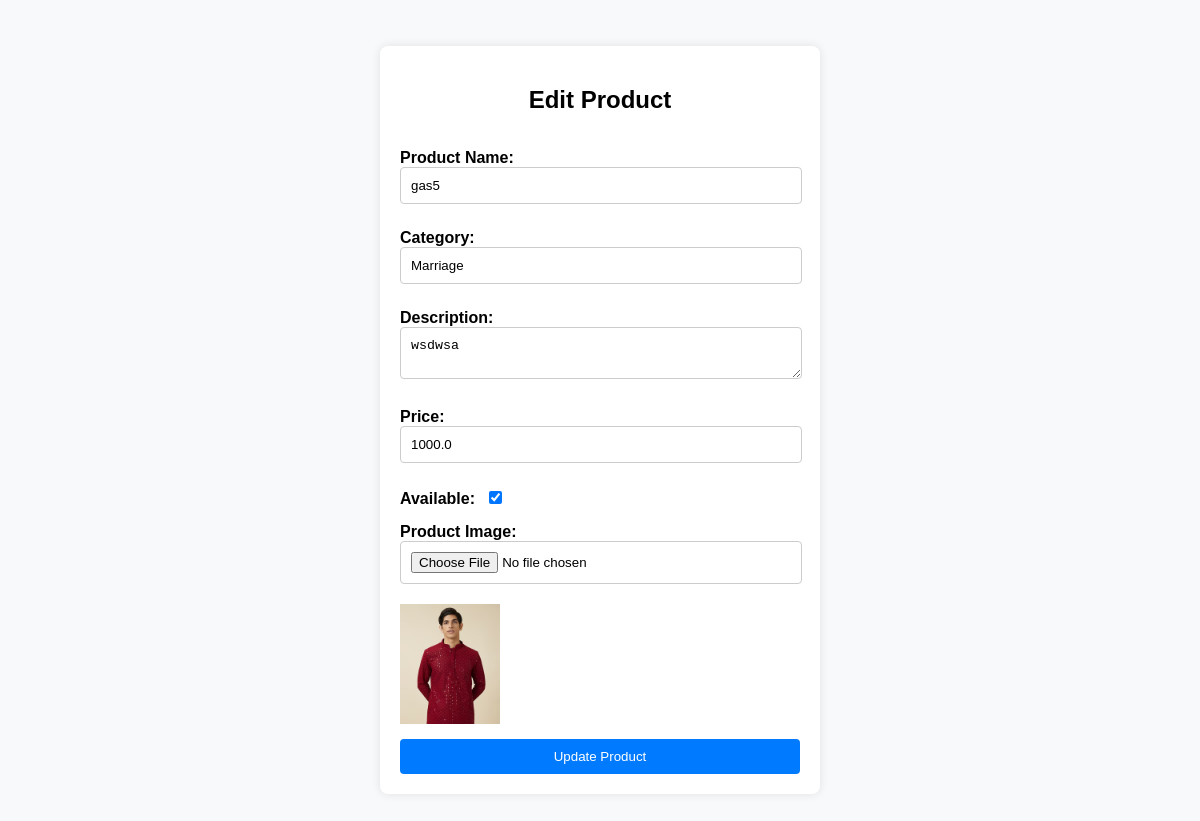
Before: /admin/edit_product/1 (signed in) with the older database file.
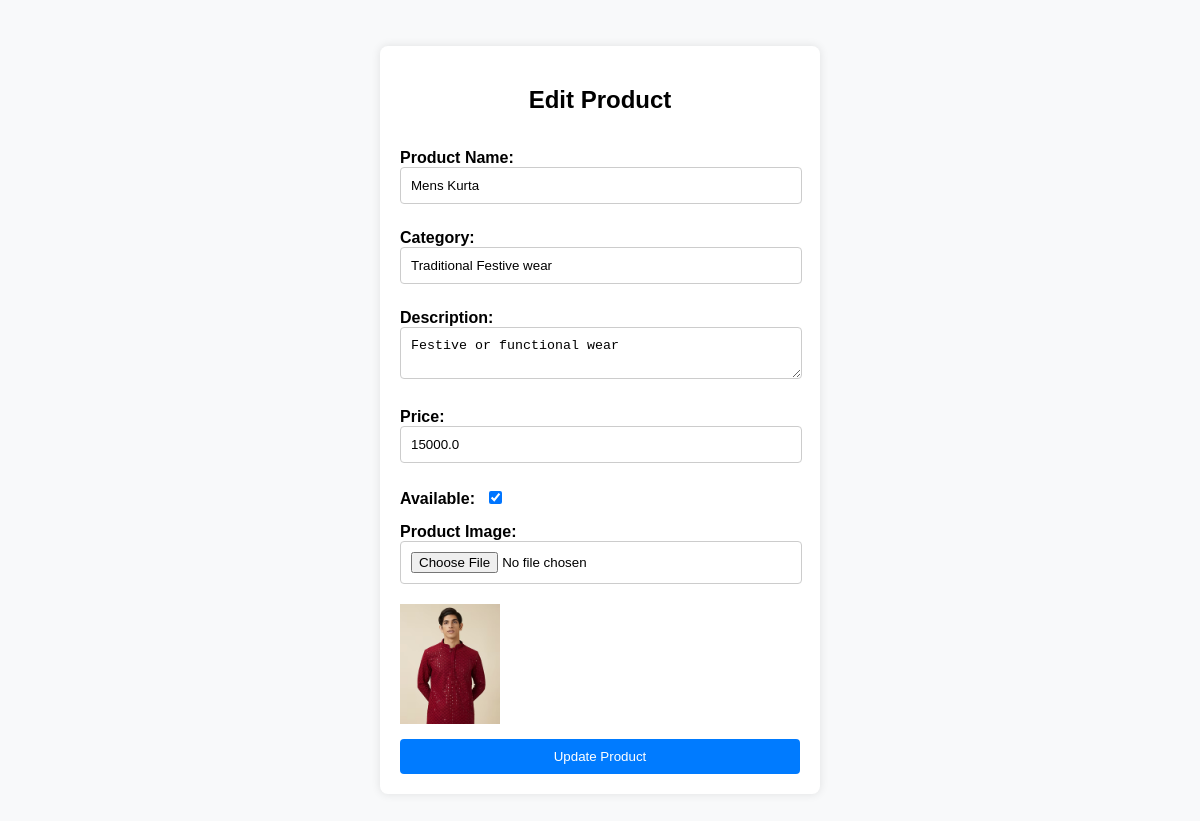
After: the same page with the newer database file.
### app.py (models this page shows)
class Product(db.Model):
    id = db.Column(db.Integer, primary_key=True)
    name = db.Column(db.String(80), nullable=False)
    category = db.Column(db.String(80), nullable=False)
    subcategory = db.Column(db.String(50), nullable=False)
    age_group = db.Column(db.String(50), nullable=False)
    description = db.Column(db.Text, nullable=True)
    price = db.Column(db.Float, nullable=False)
    available = db.Column(db.Boolean, default=True)
    image = db.Column(db.String(120), nullable=True)

### app.py (the view, shortened to what this page needs)
@app.route('/admin/edit_product/<int:id>', methods=['GET', 'POST'])
def edit_product(id):
    if 'admin_id' not in session:
        return redirect(url_for('admin_login'))
    product = Product.query.get_or_404(id)
    return render_template('edit_product.html', product=product)

### Templates/edit_product.html (shortened to what this page needs)
<!DOCTYPE html>
<html lang="en">
<head>
</head>
<body>
    <form action="{{ url_for('edit_product', id=product.id) }}" method="POST" enctype="multipart/form-data">
      <h2>Edit Product</h2>
        <div>
            <label for="name">Product Name:</label>
            <input type="text" id="name" name="name" value="{{ product.name }}" required>
        </div>
        <div>
            <label for="category">Category:</label>
            <input type="text" id="category" name="category" value="{{ product.category }}" required>
        </div>
        <div>
            <label for="description">Description:</label>
            <textarea id="description" name="description">{{ product.description }}</textarea>
        </div>
        <div>
            <label for="price">Price:</label>
            <input type="number" id="price" name="price" step="0.01" value="{{ product.price }}" required>
        </div>
        <div>
            <label for="available">Available:</label>
            <input type="checkbox" id="available" name="available" {% if product.available %} checked {% endif %}>
        </div>
        <div>
            <label for="image">Product Image:</label>
            <input type="file" id="image" name="image">
            {% if product.image %}
                <img src="{{ url_for('static', filename='uploads/' ~ product.image) }}" alt="{{ product.name }}" width="100">
            {% endif %}
        </div>
        <button type="submit">Update Product</button>
    </form>
</body>
</html>

Changed rows visible on the page:
changed Product: name "gas5" → "Mens Kurta"; category "Marriage" → "Traditional Festive wear"; description "wsdwsa" → "Festive or functional wear"; price "1000.0" → "15000.0"
